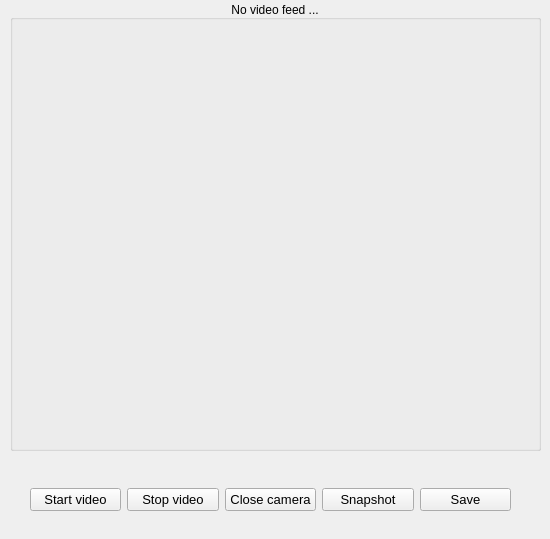
    <widget class="QWidget" name="manualMode">
     <attribute name="title">
      <string>Manual Mode</string>
     </attribute>
     <widget class="QWidget" name="horizontalLayoutWidget">
      <property name="geometry">
       <rect>
        <x>30</x>
        <y>469</y>
        <width>481</width>
        <height>61</height>
       </rect>
      </property>
      <layout class="QHBoxLayout" name="horizontalLayout">
       <item>
        <widget class="QPushButton" name="startButton">
         <property name="font">
          <font>
           <pointsize>10</pointsize>
          </font>
         </property>
         <property name="text">
          <string>Start video</string>
         </property>
        </widget>
       </item>
       <item>
        <widget class="QPushButton" name="stopButton">
         <property name="font">
          <font>
           <pointsize>10</pointsize>
          </font>
         </property>
         <property name="text">
          <string>Stop video</string>
         </property>
        </widget>
       </item>
       <item>
        <widget class="QPushButton" name="stopCamera">
         <property name="font">
          <font>
           <pointsize>10</pointsize>
          </font>
         </property>
         <property name="text">
          <string>Close camera</string>
         </property>
        </widget>
       </item>
       <item>
        <widget class="QPushButton" name="snapshot">
         <property name="font">
          <font>
           <pointsize>10</pointsize>
          </font>
         </property>
         <property name="text">
          <string>Snapshot</string>
         </property>
        </widget>
       </item>
       <item>
        <widget class="QPushButton" name="saveSnapshot">
         <property name="font">
          <font>
           <pointsize>10</pointsize>
          </font>
         </property>
         <property name="text">
          <string>Save</string>
         </property>
        </widget>
       </item>
      </layout>
     </widget>
     <widget class="QGroupBox" name="manualModeVideoState">
      <property name="geometry">
       <rect>
        <x>10</x>
        <y>0</y>
        <width>531</width>
        <height>451</height>
       </rect>
      </property>
      <property name="title">
       <string>No video feed ...</string>
      </property>
      <property name="alignment">
       <set>Qt::AlignBottom|Qt::AlignHCenter</set>
      </property>
      <widget class="QLabel" name="imageLabel">
       <property name="geometry">
        <rect>
         <x>0</x>
         <y>20</y>
         <width>531</width>
         <height>431</height>
        </rect>
       </property>
       <property name="frameShape">
        <enum>QFrame::NoFrame</enum>
       </property>
       <property name="text">
        <string/>
       </property>
      </widget>
     </widget>
    </widget>
